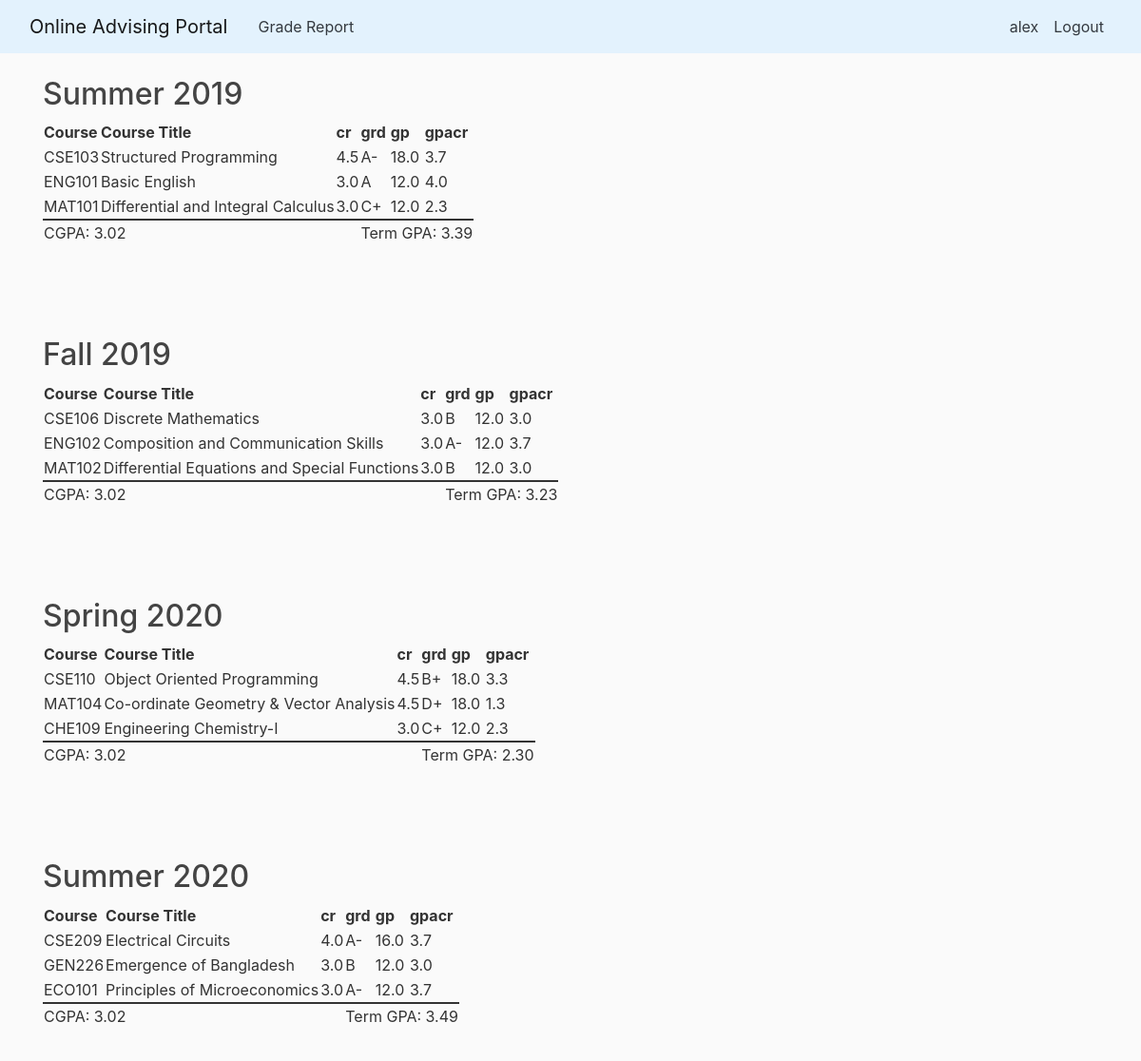
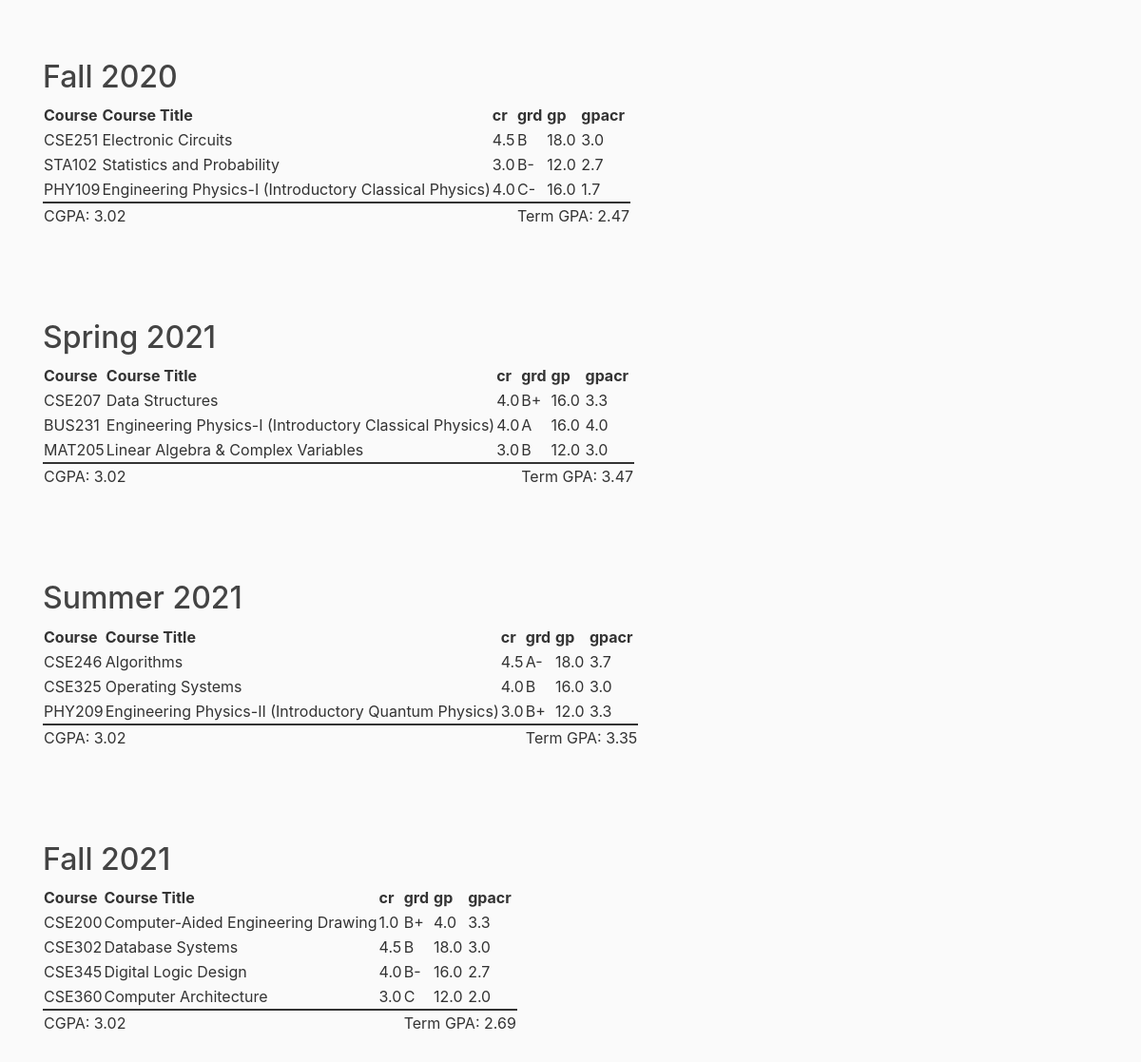
The app's page /grade-report/ (signed in) with its own data (2 pictures, top to bottom).
### advising_portal/models.py (models this page shows, shortened)
class Semester(models.Model):
    semester_id = models.IntegerField(primary_key=True)
    semester_name = models.TextField()
    semester_starts_on = models.DateField()
    semester_ends_on = models.DateField()
    created_at = models.DateTimeField(default=timezone.now)
    created_by = models.ForeignKey(User, on_delete=models.SET_NULL, null=True)
    advising_status = models.BooleanField(default=False)

class Course(models.Model):
    course_id = models.CharField(max_length=100, primary_key=True)
    course_code = models.CharField(max_length=10)
    course_title = models.TextField()
    department = models.ForeignKey(Department, on_delete=models.SET_NULL, null=True)
    prerequisite_course = models.ForeignKey('self', on_delete=models.SET_NULL, null=True)
    credit = models.FloatField()
    created_at = models.DateTimeField(default=timezone.now)
    created_by = models.ForeignKey(User, on_delete=models.SET_NULL, null=True)

class Grade(models.Model):
    grade = models.CharField(max_length=10, primary_key=True)
    grade_point = models.FloatField()
    maximum = models.FloatField()
    minimum = models.FloatField()

### advising_portal/views.py (the view)
# urls.py: path('grade-report/', views.view_grade_report, name='advising-portal-grade-report'),
@login_required
def view_grade_report(request):
    student = Student.objects.get(username_id=User.objects.get(username=request.user).pk)
    courses_taken = CoursesTaken.objects.filter(
        student_id=student.student_id,
        semester__advising_status=False
    ).all()
    courses_by_semesters = {}
    total_gpa = 0
    total_credit = 0
    for course in courses_taken:
        total_gpa += (course.grade.grade_point * course.section.course.credit)
        total_credit += course.section.course.credit
        if course.semester_id not in courses_by_semesters:
            courses_by_semesters[course.semester_id] = {
                'semester_id': course.semester_id,
                'semester_name': course.semester.semester_name,
                'total_credit': course.section.course.credit,
                'courses': [
                    {
                        'course_code': course.section.course.course_code,
                        'course_title': course.section.course.course_title,
                        'course_credit': course.section.course.credit,
                        'grade': course.grade.grade,
                        'total_gp': course.section.course.credit * 4,
                        'grade_point': course.grade.grade_point,
                    }
                ],
                'term_gpa': course.grade.grade_point * course.section.course.credit
            }
        else:
            courses_by_semesters[course.semester_id]['total_credit'] += course.section.course.credit
            courses_by_semesters[course.semester_id]['term_gpa'] += (course.grade.grade_point * course.section.course.credit)
            courses_by_semesters[course.semester_id]['courses'].append(
                {
                    'course_code': course.section.course.course_code,
                    'course_title': course.section.course.course_title,
                    'course_credit': course.section.course.credit,
                    'grade': course.grade.grade,
                    'total_gp': course.section.course.credit * 4,
                    'grade_point': course.grade.grade_point,
                }
            )
    for semester in courses_by_semesters.values():
        semester['term_gpa'] = semester['term_gpa'] / semester['total_credit']
        semester['term_gpa'] = '{:.2f}'.format(semester['term_gpa'])
    cgpa = total_gpa / total_credit
    cgpa = '{:.2f}'.format(cgpa)
    context = {
        'cgpa': cgpa,
        'courses_by_semesters': courses_by_semesters
    }
    return render(request, 'advising_portal/grading_report_test2.html', context)

### advising_portal/templates/advising_portal/grading_report_test2.html (shortened to what this page needs)
{% extends "advising_portal/base.html" %}
{% block content %}
    {% for semester, value in courses_by_semesters.items %}
        <div class="container">
            <h2>{{ value.semester_name }}</h2>
            <table>
                <thead>
                <tr>
                    <th>Course</th>
                    <th>Course Title</th>
                    <th>cr</th>
                    <th>grd</th>
                    <th>gp</th>
                    <th>gpacr</th>
                </thead>
                <tbody>
                {% for course in value.courses %}
                    <tr>
                        <td>{{ course.course_code }}</td>
                        <td>{{ course.course_title }}</td>
                        <td>{{ course.course_credit }}</td>
                        <td>{{ course.grade }}</td>
                        <td>{{ course.total_gp }}</td>
                        <td>{{ course.grade_point }}</td>
                    </tr>
                {% endfor %}
                <tr>
                  <td colspan="3" style="border-top: 2px solid;">CGPA: {{ cgpa }}</td>
                  <td colspan="3" style="border-top: 2px solid;">Term GPA: {{ value.term_gpa }}</td>
                </tr>
                </tbody>
            </table>
        </div>
        <br>
        <br>
        <br>
        <br>
    {% endfor %}
{% endblock content %}

### advising_portal/templates/advising_portal/base.html (shortened to what this page needs)
{% load static %}
<!DOCTYPE html>
<html>
<head>
    <link rel="stylesheet" href="https://maxcdn.bootstrapcdn.com/bootstrap/4.0.0/css/bootstrap.min.css"
>
    <link rel="stylesheet" type="text/css" href="{% static 'advising_portal/main.css' %}">
</head>
<body>
<header class="site-header">
    <nav class="navbar navbar-expand-md navbar-light fixed-top" style="background-color: #e3f2fd;">
        <div class="container-fluid fix-width">
            <a class="navbar-brand mr-4" href="{% url 'advising-portal-home' %}">Online Advising Portal</a>
            <div class="collapse navbar-collapse" id="navbarToggle">
                <div class="navbar-nav mr-auto">
                    {% if user.is_authenticated %}
                        <a class="nav-item nav-link text-dark" href="{% url 'advising-portal-grade-report' %}">Grade Report</a>
                    {% endif %}
                </div>
                <div class="navbar-nav">
                    {% if user.is_authenticated %}
                        <a class="nav-item nav-link text-dark" href="{% url 'profile' %}">{{ user.username }}</a>
                        <a class="nav-item nav-link text-dark" href="{% url 'logout' %}">Logout</a>
                    {% else %}
                        <a class="nav-item nav-link text-dark" href="{% url 'login' %}">Login</a>
                        <a class="nav-item nav-link text-dark" href="{% url 'register' %}">Register</a>
                    {% endif %}
                </div>
            </div>
        </div>
    </nav>
</header>
<main class="container-fluid">
        {% block content %}{% endblock %}
</main>
</body>
</html>

### advising_portal/static/advising_portal/main.css (style rules this page uses)
body { background: #fafafa; color: #333333; margin-top: 5rem; }
.fix-width { width: 1300px; margin: 0 auto; }
h1, h2, h3, h4, h5, h6 { color: #444444; }
.site-header .navbar-nav .nav-link { color: #cbd5db; }

### records on screen
Semester: semester_name "Summer 2019"
Course: course_code "CSE103", course_title "Structured Programming", course_credit "4.5"
Grade: grade "A-" "A-" "A-" "A-" "A-", grade_point "3.7" "3.7" "3.7" "3.7" "3.7"
Course: course_code "ENG101", course_title "Basic English", course_credit "3.0"
Grade: grade_point "4.0" "4.0"
Course: course_code "MAT101", course_title "Differential and Integral Calculus", course_credit "3.0"
Grade: grade "C+" "C+", grade_point "2.3" "2.3"
Semester: semester_name "Fall 2019"
Course: course_code "CSE106", course_title "Discrete Mathematics", course_credit "3.0"
Grade: grade_point "3.0" "3.0" "3.0" "3.0" "3.0" "3.0" "3.0"
Course: course_code "ENG102", course_title "Composition and Communication Skills", course_credit "3.0"
Course: course_code "MAT102", course_title "Differential Equations and Special Functions", course_credit "3.0"
Semester: semester_name "Spring 2020"
Course: course_code "CSE110", course_title "Object Oriented Programming", course_credit "4.5"
Grade: grade "B+" "B+" "B+" "B+", grade_point "3.3" "3.3" "3.3" "3.3"
Course: course_code "MAT104", course_title "Co-ordinate Geometry & Vector Analysis", course_credit "4.5"
Grade: grade "D+", grade_point "1.3"
Course: course_code "CHE109", course_title "Engineering Chemistry-I", course_credit "3.0"
Semester: semester_name "Summer 2020"
Course: course_code "CSE209", course_title "Electrical Circuits", course_credit "4.0"
Course: course_code "GEN226", course_title "Emergence of Bangladesh", course_credit "3.0"
Course: course_code "ECO101", course_title "Principles of Microeconomics", course_credit "3.0"
Semester: semester_name "Fall 2020"
Course: course_code "CSE251", course_title "Electronic Circuits", course_credit "4.5"
Course: course_code "STA102", course_title "Statistics and Probability", course_credit "3.0"
Grade: grade "B-" "B-", grade_point "2.7" "2.7"
Course: course_code "PHY109", course_title "Engineering Physics-I (Introductory Classical Physics)", course_credit "4.0"
Grade: grade "C-", grade_point "1.7"
Semester: semester_name "Spring 2021"
Course: course_code "CSE207", course_title "Data Structures", course_credit "4.0"
Course: course_code "BUS231", course_title "Engineering Physics-I (Introductory Classical Physics)", course_credit "4.0"
Course: course_code "MAT205", course_title "Linear Algebra & Complex Variables", course_credit "3.0"
Semester: semester_name "Summer 2021"
Course: course_code "CSE246", course_title "Algorithms", course_credit "4.5"
Course: course_code "CSE325", course_title "Operating Systems", course_credit "4.0"
Course: course_code "PHY209", course_title "Engineering Physics-II (Introductory Quantum Physics)", course_credit "3.0"
Semester: semester_name "Fall 2021"
Course: course_code "CSE200", course_title "Computer-Aided Engineering Drawing", course_credit "1.0"
Course: course_code "CSE302", course_title "Database Systems", course_credit "4.5"
Course: course_code "CSE345", course_title "Digital Logic Design", course_credit "4.0"
Course: course_code "CSE360", course_title "Computer Architecture", course_credit "3.0"
Grade: grade_point "2.0"

### other values on screen
{{ user.username }} "alex"
{{ course.total_gp }} "18.0" "12.0" "12.0" "12.0" "12.0" "12.0" "18.0" "18.0" "12.0" "16.0" "12.0" "12.0" "18.0" "12.0" "16.0" "16.0" "16.0" "12.0" "18.0" "16.0" "12.0" "4.0" "18.0" "16.0" "12.0"
{{ course.grade }} "A" "B" "B" "B" "B" "A" "B" "B" "B" "C"
{{ cgpa }} "3.02" "3.02" "3.02" "3.02" "3.02" "3.02" "3.02" "3.02"
{{ value.term_gpa }} "3.39" "3.23" "2.30" "3.49" "2.47" "3.47" "3.35" "2.69"
